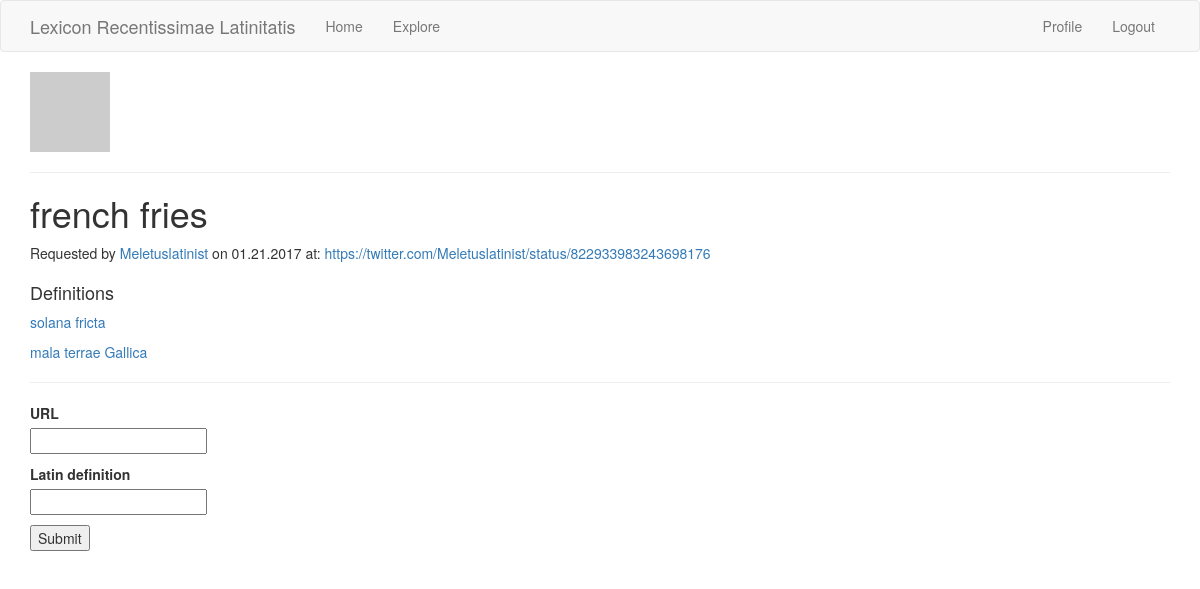
The page /entry/french fries (signed in) on the database as committed earlier.
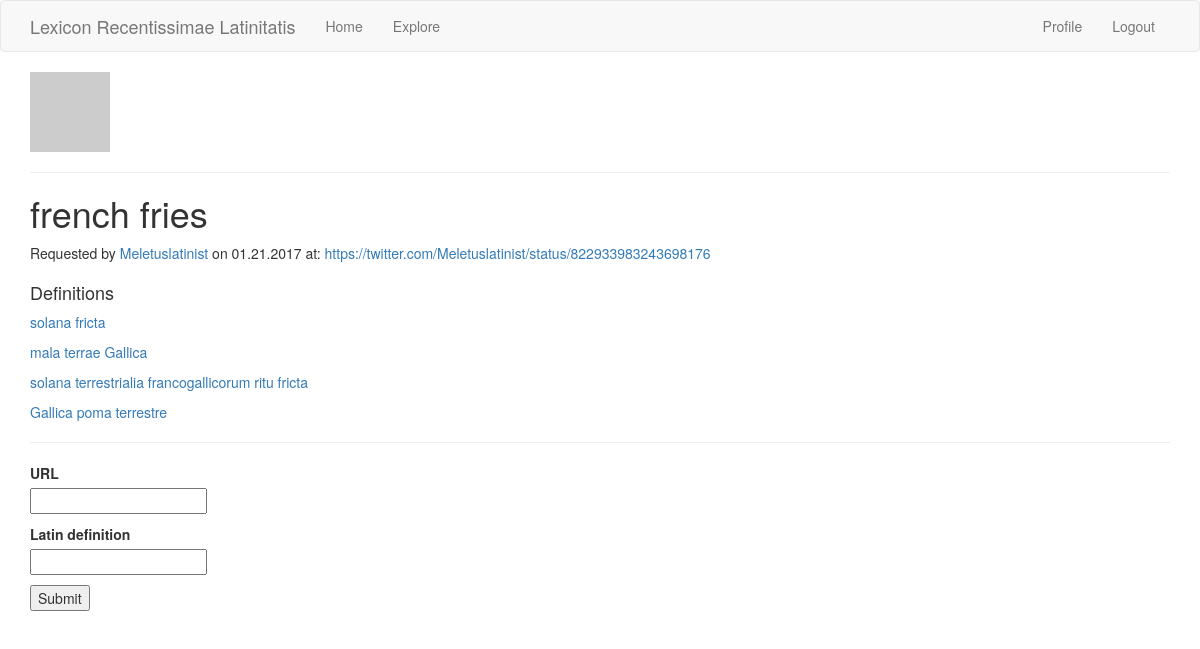
The same page on the database as committed later.
### app/models.py (models this page shows)
class Definitions(db.Model):
    id = db.Column(db.Integer, primary_key=True)
    url = db.Column(db.String)
    latin_word = db.Column(db.String, index=True)
    tweet_id = db.Column(db.String, index=True)
    username = db.Column(db.String)
    body = db.Column(db.String(140))
    tweet_date = db.Column(db.DateTime)
    timestamp = db.Column(db.DateTime, index=True, default=datetime.utcnow)
    user_id = db.Column(db.Integer, db.ForeignKey('user.id'))
    entry_id = db.Column(db.Integer, db.ForeignKey('entry.id'))
    votes = db.Column(db.Integer, default=0)

### app/routes.py (the view, shortened to what this page needs)
@app.route('/entry/<english_word>', methods=['GET', 'POST'])
@login_required
def entry(english_word):
    user = current_user
    entry = Entry.query.filter_by(english_word=english_word).first()
    form = DefinitionForm()
    entry = Entry.query.filter_by(english_word=english_word).first()
    definitions = Definitions.query.filter_by(entry_id=entry.id)
    return render_template('entry.html', form=form, user=user, entry=entry, definitions=definitions)

### app/forms.py
class DefinitionForm(FlaskForm):
    latin_word = StringField('Latin definition', validators=[
        DataRequired(), Length(min=1, max=140)])
    url = StringField('URL', validators=[
        DataRequired(), Length(min=1, max=140)])
    submit = SubmitField('Submit')

### app/models.py (called while the page is built)
@login.user_loader
def load_user(id):
    return User.query.get(int(id))

    def avatar(self, size):
        digest = md5(self.email.lower().encode('utf-8')).hexdigest()
        return 'https://www.gravatar.com/avatar/{}?d=identicon&s={}'.format(
            digest, size)

### app/routes.py (called while the page is built)
@app.before_request
def before_request():
    if current_user.is_authenticated:
        current_user.last_seen = datetime.utcnow()
        db.session.commit()

### app/templates/entry.html (shortened to what this page needs)
{% extends "base.html" %}
{% block app_content %}
    <table>
        <tr valign="top">
            <td><img src="{{ user.avatar(128) }}"></td>
        </tr>
    </table>
    <hr>
<h1>{{ entry.english_word }}</h1>
<p>Requested by <a href="http://www.twitter.com/{{ entry.username }}">{{ entry.username }}</a> on {{ entry.tweet_date.strftime('%m.%d.%Y') }} at: <a href="{{ entry.url }}" target="_blank">{{ entry.url }}</a></p>
<h4 style='padding-top: 10px;'>Definitions</h4>
{% for definition in definitions %}
  <p><a href="{{ definition.url }}">{{ definition.latin_word }}</a></p>
{% endfor %}
<hr>
<form action="" method="post">
    <p>
        {{ form.url.label }}<br>
        {{ form.url(cols=32, rows=4) }}<br>
    </p>
    <p>
        {{ form.latin_word.label }}<br>
        {{ form.latin_word(cols=32, rows=4) }}<br>
    </p>
    <p>{{ form.submit() }}</p>
</form>
{% endblock %}

Rows that differ between the two databases and show on the page:
added Definitions: latin_word "solana terrestrialia francogallicorum ritu fricta"
added Definitions: latin_word "Gallica poma terrestre"
